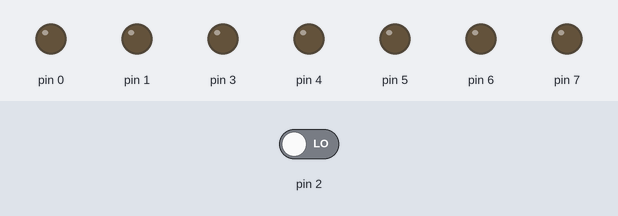
The sketch below on a simulated Arduino Uno, built with avr-gcc and run on an emulated ATmega328P. On the bench: output pins drawn as LEDs (lit = HIGH). The test bench sets the inputs (shaded band); at power-on: pin 2 LOW.

Above: at 0.8 s.
0.9 s: pin 2 driven HIGH
At 2.0 s:
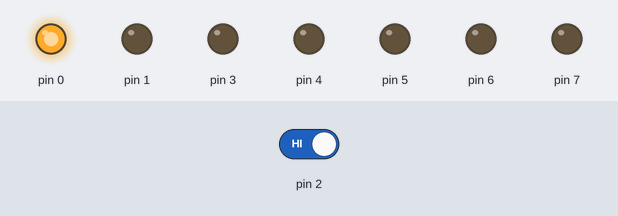
2.4 s: pin 2 driven LOW
At 3.2 s:
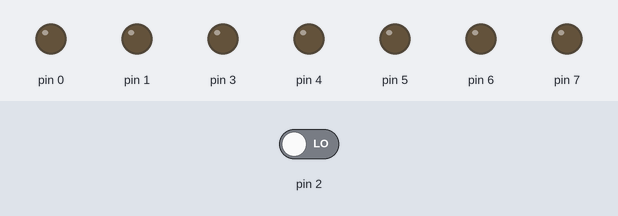
Timing chart, 0 to 5.4 s (numbered marks = the images above; inputs shaded):
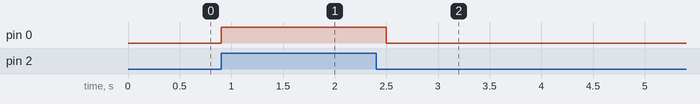

Measured:
- after the input at 0.9 s, pin 0: LOW → HIGH at once
- after the input at 2.4 s, pin 0: HIGH → LOW after 0.10 s

The sketch:

9.1.ino
```cpp
#include <avr/io.h>
#include <util/delay.h>
#define setbit(x,y) (x|=y)
#define clearbit(x,y)(x&=~y)
#define bitn(p) (0x01<<p)

int main (void)
{
  DDRD = 0xFB;

  while(true){
    if (PIND & 0x04){
      setbit(PORTD, bit(0));
      _delay_ms(200);
    }

    clearbit(PORTD, bit(0));
  }
}
```
